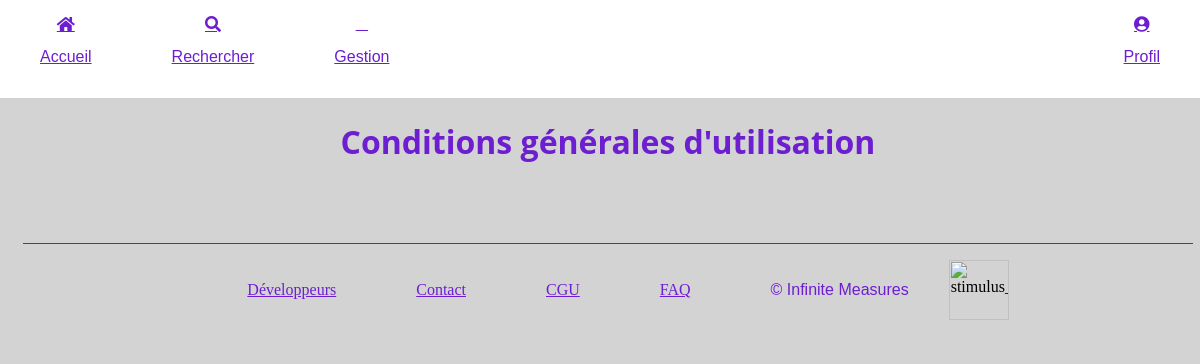
Before: /cgus with the older database file.
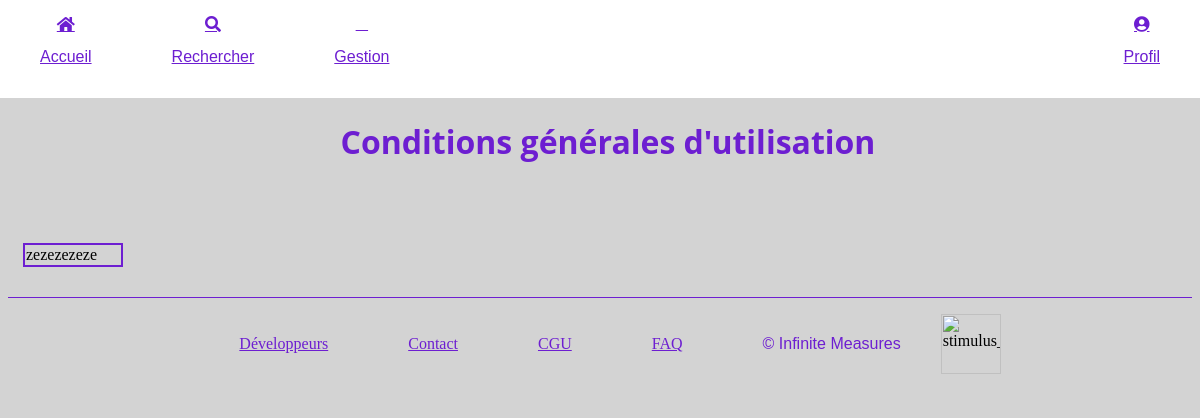
After: the same page with the newer database file.
### tables this page shows
CREATE TABLE IF NOT EXISTS `cgu` (
  `id` int(11) NOT NULL AUTO_INCREMENT,
  `content` varchar(255) NOT NULL,
  PRIMARY KEY (`id`)
);

### app/controllers/Cgus.php (called while the page is built, shortened)
<?php
class Cgus extends Controller {
    public function __construct() {
        $this->cguModel = $this->model('Cgu');
    }
    public function index() {
        $cgus=$this->cguModel->CGU();
        $this->view('cgus/index',$cgus);
    }
}
?>

### app/libraries/Core.php (called while the page is built, shortened)
<?php
  class Core {
    protected $currentMethod = 'index';
    public function __construct() {
      $url = $this->getUrl();
      if (file_exists('../app/controllers/' . ucwords($url[0]). '.php')) {
        unset($url[0]);
      }
      $this->currentController = new $this->currentController;
      $this->params = $url ? array_values($url) : [];
      call_user_func_array([$this->currentController, $this->currentMethod], $this->params);
    }
    public function getUrl() {
      if (isset($_GET['url'])) {
        $url = rtrim($_GET['url'], '/');
        $url = filter_var($url, FILTER_SANITIZE_URL);
        $url = explode('/', $url);
        return $url;
      }
    }
  }
?>

### public/index.php (called while the page is built, shortened)
<?php
  $init = new Core;
?>

### app/libraries/Database.php (called while the page is built, shortened)
<?php
  class Database {
    private $host = DB_HOST;
    private $user = DB_USER;
    private $pass = DB_PASS;
    private $dbname = DB_NAME;
    private $dbh;
    private $stmt;
    public function __construct() {
      $dsn = 'mysql:host=' . $this->host . ';dbname=' . $this->dbname;
      $options = array(
        PDO::ATTR_PERSISTENT => true,
        PDO::ATTR_ERRMODE => PDO::ERRMODE_EXCEPTION
      );
      try {
        $this->dbh = new PDO($dsn, $this->user, $this->pass, $options);
      } catch(PDOException $e) {
        $this->error = $e->getMessage();
        echo $this->error;
      }
    }
    public function query($sql) {
      $this->stmt = $this->dbh->prepare($sql);
    }
    public function execute() {
      try{
      return $this->stmt->execute();
      }
      catch (PDOException $e){
        $this->error = $e->getMessage();
        echo $this->error;
      }
    }
    public function resultSet() {
      $this->execute();
      return $this->stmt->fetchAll(PDO::FETCH_OBJ);
    }
  }
?>

### app/models/Cgu.php (called while the page is built, shortened)
<?php
class Cgu {
    private $db;
    public function __construct() {
        $this->db = new Database;
    }
    public function CGU() {
        $this->db->query('SELECT * FROM cgu ');
        return $cgus=$this->db->resultSet();
    }
}

### app/views/cgus/index.php (the view, shortened to what this page needs)
<?php require APPROOT . '/views/inc/header.php'; ?>
<div class="container">
    <h1>Conditions générales d'utilisation</h1>
    <?php foreach($data as $cgu):?>
    <table>
        <tr>
            <td>
                <?= $cgu->content ?>
            </td>
        </tr>
    </table>
</div>
<?php endforeach ; ?>
<?php require APPROOT . '/views/inc/footer.php'; ?>

Changed rows visible on the page:
added cgu: content "zezezezeze"
